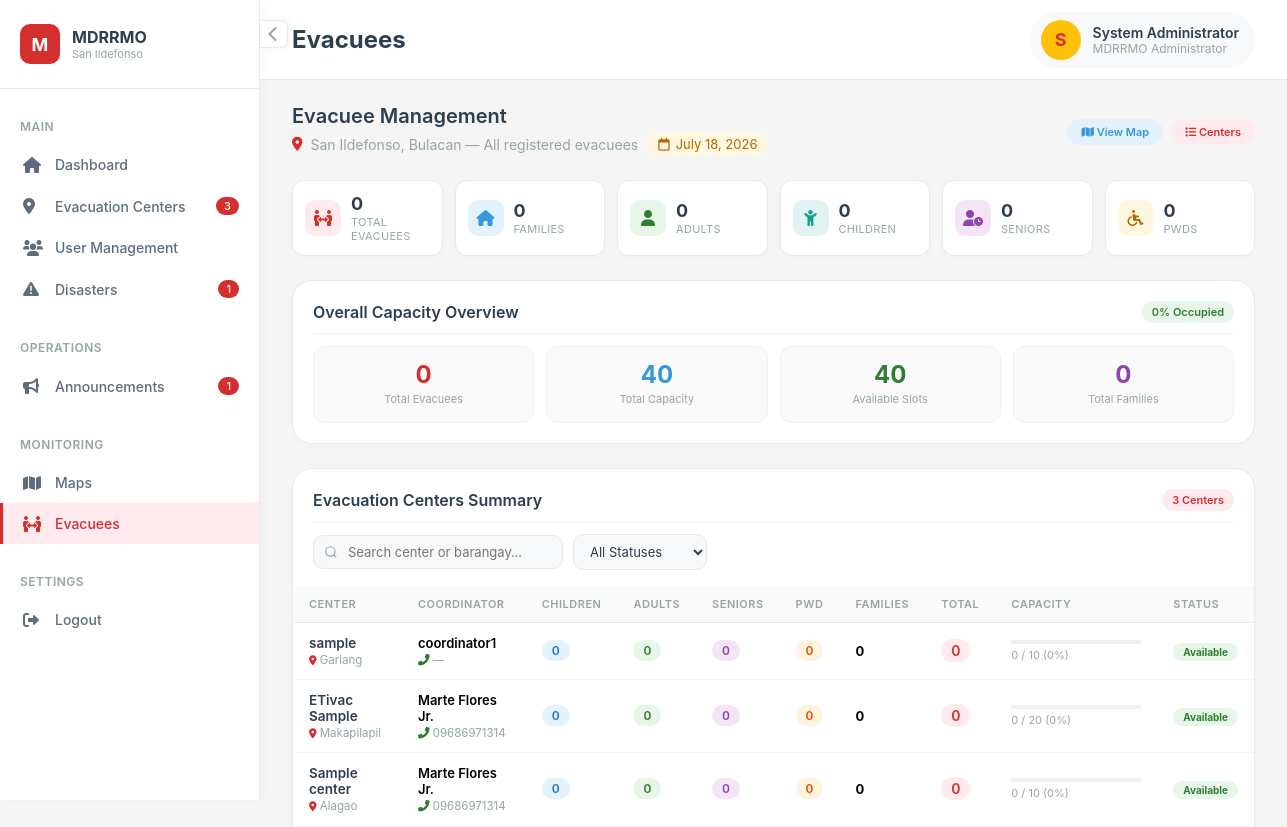
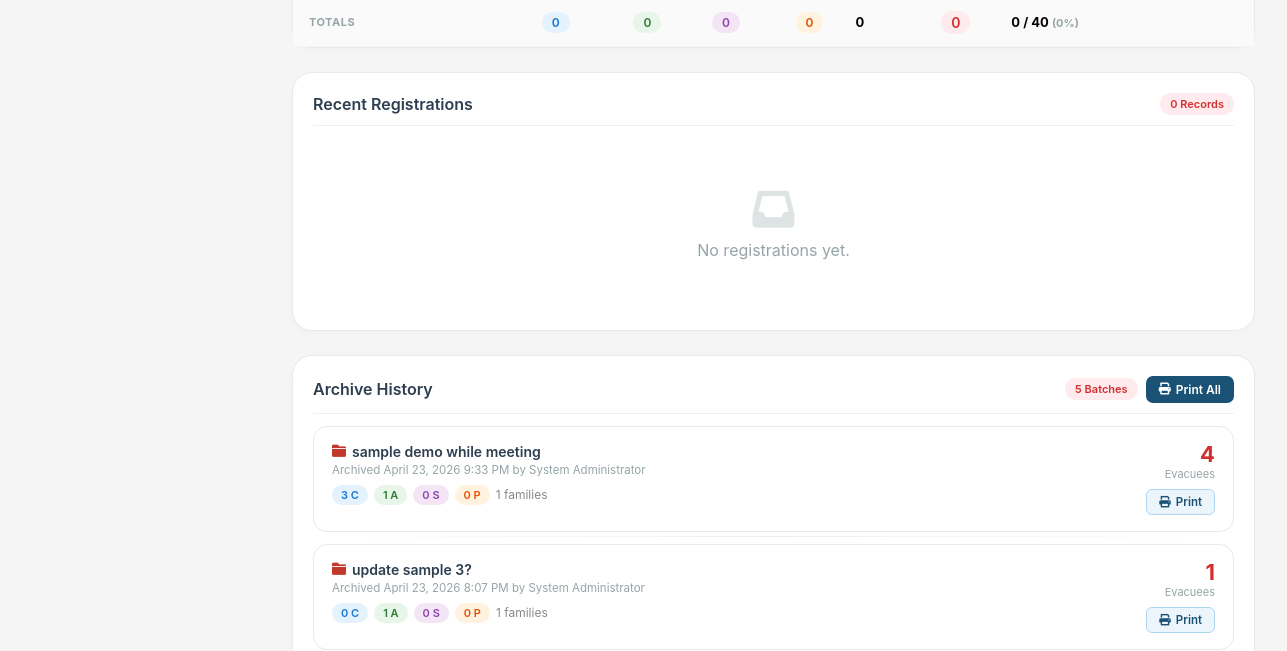
Before: /admin/evacuees.php (signed in, upper part) with the older database file (2 pictures, top to bottom).
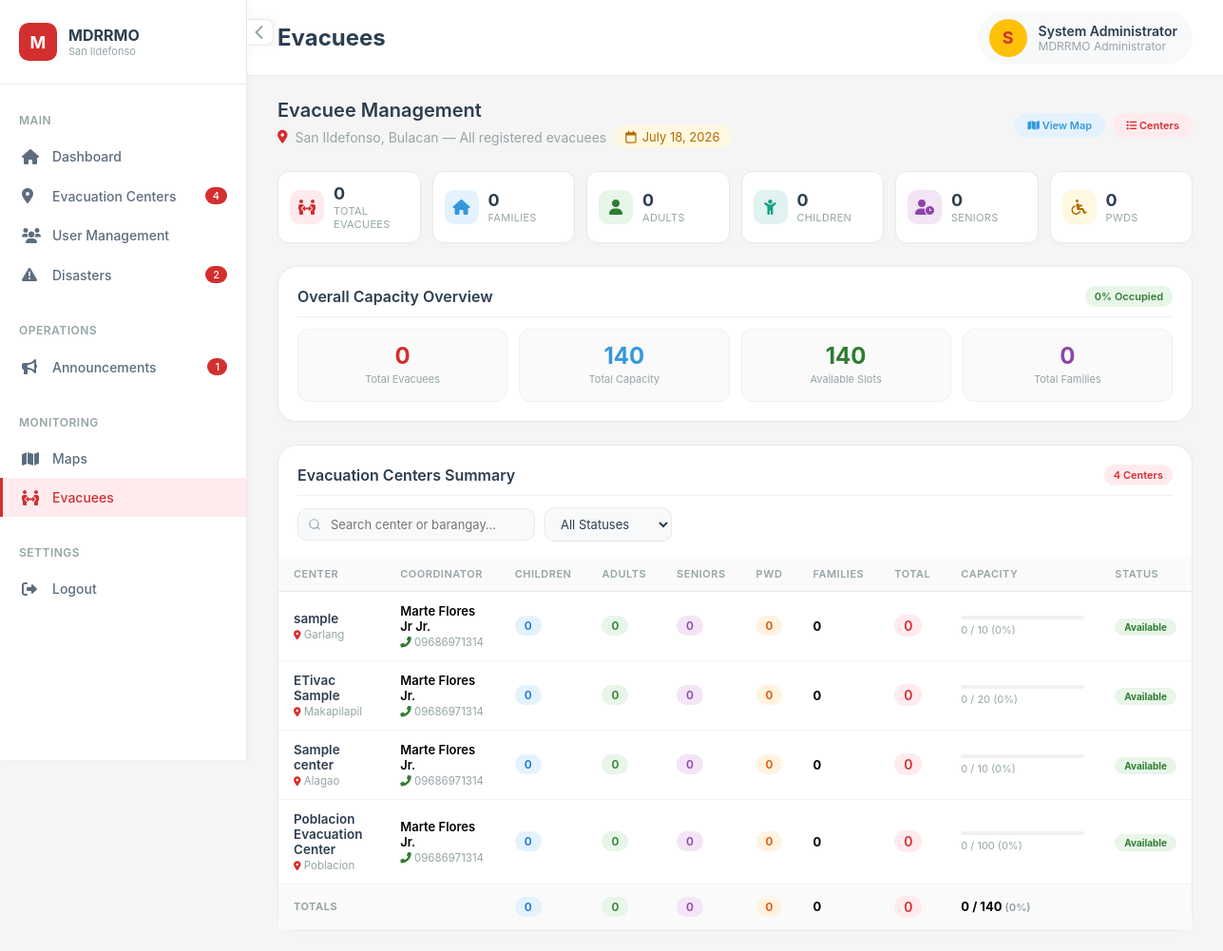
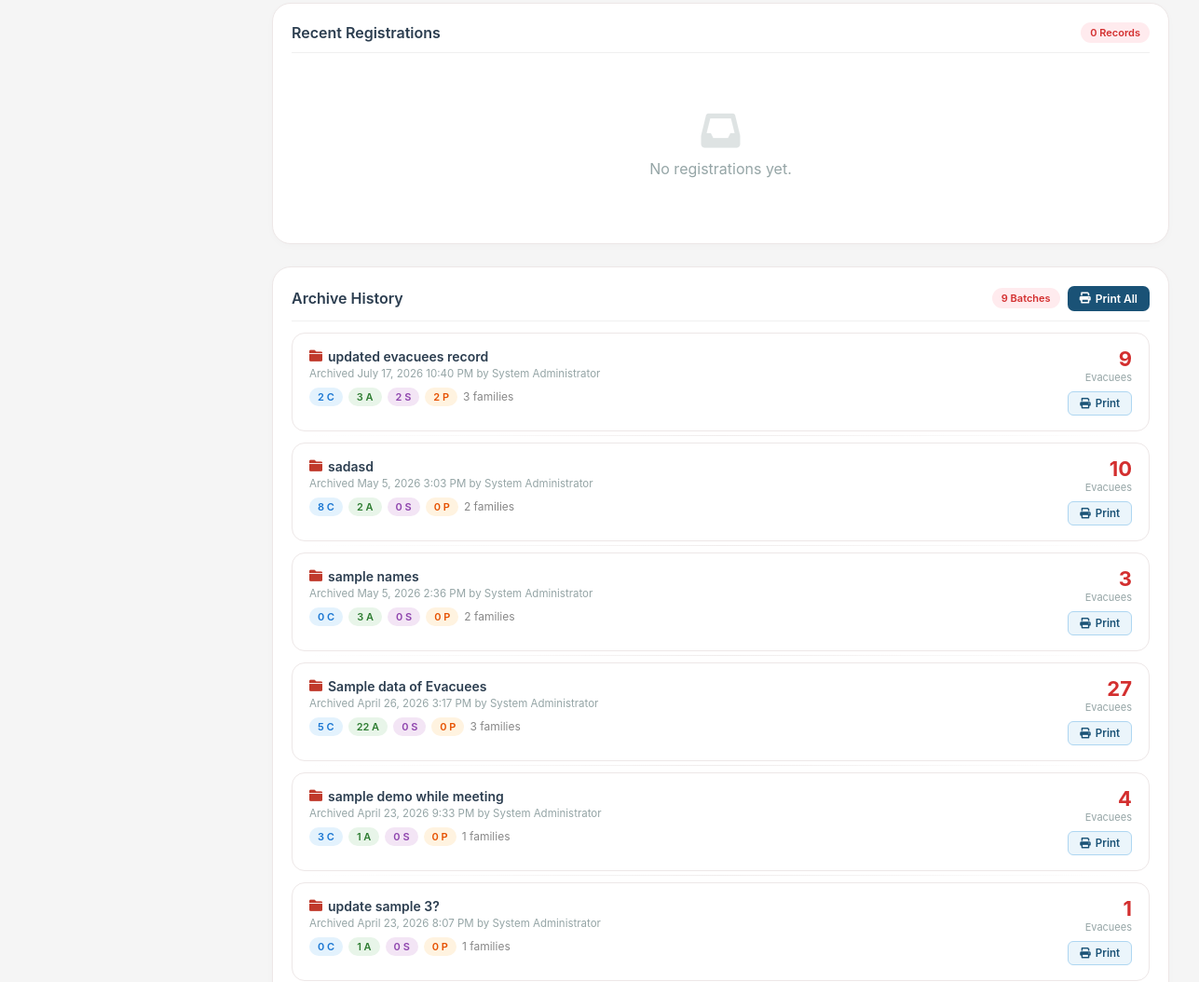
After: the same page with the newer database file (2 pictures, top to bottom).
### tables this page shows
CREATE TABLE `evacuation_centers` (
  `id` int(10) UNSIGNED NOT NULL,
  `name` varchar(150) NOT NULL,
  `barangay_id` int(10) UNSIGNED NOT NULL,
  `address` varchar(255) NOT NULL,
  `lat` decimal(10,7) NOT NULL,
  `lng` decimal(10,7) NOT NULL,
  `max_capacity_people` int(10) UNSIGNED NOT NULL,
  `max_capacity_families` int(10) UNSIGNED DEFAULT 0,
  `status` enum('available','near_capacity','full','temp_shelter','closed') NOT NULL DEFAULT 'available',
  `coordinator_user_id` int(10) UNSIGNED DEFAULT NULL,
  `notes` text DEFAULT NULL,
  `created_at` datetime NOT NULL DEFAULT current_timestamp(),
  `updated_at` datetime NOT NULL DEFAULT current_timestamp() ON UPDATE current_timestamp()
);

CREATE TABLE `barangays` (
  `id` int(10) UNSIGNED NOT NULL,
  `name` varchar(100) NOT NULL,
  `municipality` varchar(100) NOT NULL DEFAULT 'San Ildefonso',
  `province` varchar(100) NOT NULL DEFAULT 'Bulacan',
  `center_lat` decimal(10,7) DEFAULT NULL,
  `center_lng` decimal(10,7) DEFAULT NULL,
  `boundary_polygon` longtext DEFAULT NULL CHECK (json_valid(`boundary_polygon`)),
  `is_active` tinyint(1) NOT NULL DEFAULT 1
);

CREATE TABLE `users` (
  `id` int(10) UNSIGNED NOT NULL,
  `full_name` varchar(150) NOT NULL,
  `first_name` varchar(100) DEFAULT NULL,
  `middle_name` varchar(100) DEFAULT NULL,
  `last_name` varchar(100) DEFAULT NULL,
  `suffix` varchar(10) DEFAULT NULL,
  `email` varchar(150) NOT NULL,
  `contact_number` varchar(20) DEFAULT NULL,
  `password_hash` varchar(255) NOT NULL,
  `role` enum('citizen','admin','coordinator') NOT NULL DEFAULT 'citizen',
  `barangay_id` int(10) UNSIGNED NOT NULL,
  `house_number` varchar(50) NOT NULL,
  `birthday` date DEFAULT NULL,
  `sex` enum('male','female','prefer_not_to_say') DEFAULT NULL,
  `is_email_verified` tinyint(1) NOT NULL DEFAULT 0,
  `otp_code_hash` varchar(255) DEFAULT NULL,
  `otp_expires_at` datetime DEFAULT NULL,
  `device_token` varchar(255) DEFAULT NULL,
  `device_fingerprint` varchar(255) DEFAULT NULL,
  `device_registered_at` datetime DEFAULT NULL,
  `is_device_trusted` tinyint(1) NOT NULL DEFAULT 0,
  `is_active` tinyint(1) NOT NULL DEFAULT 1,
  `created_at` datetime NOT NULL DEFAULT current_timestamp(),
  `updated_at` datetime NOT NULL DEFAULT current_timestamp() ON UPDATE current_timestamp()
);

### admin/evacuees.php (the view, shortened to what the changed rows need)
<?php
$pdo  = db();
$evacSummary = $pdo->query("
    SELECT
        ec.id,
        ec.name          AS center_name,
        b.name           AS barangay_name,
        ec.status,
        ec.max_capacity_people,
        ec.max_capacity_families,
        u.full_name        AS coordinator_name,
        u.contact_number   AS coordinator_contact,
        COALESCE(SUM(er.adults),0)        AS total_adults,
        COALESCE(SUM(er.children),0)      AS total_children,
        COALESCE(SUM(er.seniors),0)       AS total_seniors,
        COALESCE(SUM(er.pwds),0)          AS total_pwds,
        COALESCE(SUM(er.total_members),0) AS total_evacuees,
        COUNT(DISTINCT er.id)             AS total_families
    FROM evacuation_centers ec
    LEFT JOIN barangays b            ON b.id  = ec.barangay_id
    LEFT JOIN users u                ON u.id  = ec.coordinator_user_id
    LEFT JOIN evac_registrations er  ON er.center_id = ec.id
    GROUP BY ec.id
    ORDER BY
        CASE ec.status WHEN 'closed' THEN 1 ELSE 0 END ASC,
        total_evacuees DESC
")->fetchAll();
$archiveBatches = $pdo->query("
    SELECT
        era.archive_label,
        era.disaster_id,
        era.archived_at,
        era.archived_by,
        COUNT(*)              AS total_families,
        SUM(era.total_members)    AS total_evacuees,
        SUM(era.adults)           AS total_adults,
        SUM(era.children)         AS total_children,
        SUM(era.seniors)          AS total_seniors,
        SUM(era.pwds)             AS total_pwds,
        u.full_name           AS archived_by_name
    FROM evac_registrations_archive era
    LEFT JOIN users u ON u.id = era.archived_by
    GROUP BY era.archive_label, era.disaster_id, DATE(era.archived_at), era.archived_by
    ORDER BY era.archived_at DESC
")->fetchAll();
$grandChildren = array_sum(array_column($evacSummary, 'total_children'));
$grandAdults   = array_sum(array_column($evacSummary, 'total_adults'));
$grandSeniors  = array_sum(array_column($evacSummary, 'total_seniors'));
$grandPwds     = array_sum(array_column($evacSummary, 'total_pwds'));
$grandFamilies = array_sum(array_column($evacSummary, 'total_families'));
$grandTotal    = array_sum(array_column($evacSummary, 'total_evacuees'));
$grandCap      = array_sum(array_column($evacSummary, 'max_capacity_people'));
$_badgeCenters       = (int)$pdo->query("SELECT COUNT(*) FROM evacuation_centers")->fetchColumn();
$_badgeOngoing       = (int)$pdo->query("SELECT COUNT(*) FROM disasters WHERE status = 'ongoing'")->fetchColumn();
?>
<!DOCTYPE html>
<html lang="en">
<head>
    <link rel="stylesheet" href="../asset/css/admin_evacuees.css" />
    <link rel="stylesheet" href="https://cdnjs.cloudflare.com/ajax/libs/font-awesome/6.0.0/css/all.min.css" />
</head>
<body>
<div class="app-wrapper">
    <aside class="sidebar" id="sidebar">
        <div class="sidebar-content">
            <div class="sidebar-section">
                <ul class="sidebar-menu">
                    <li><a href="centers.php"   class="sidebar-link"><i class="fas fa-map-marker-alt"></i><span>Evacuation Centers</span><?php if($_badgeCenters > 0): ?><span class="sidebar-badge"><?php echo $_badgeCenters; ?></span><?php endif; ?></a></li>
                    <li><a href="disasters.php" class="sidebar-link"><i class="fas fa-exclamation-triangle"></i><span>Disasters</span><?php if($_badgeOngoing > 0): ?><span class="sidebar-badge"><?php echo $_badgeOngoing; ?></span><?php endif; ?></a></li>
                </ul>
            </div>
        </div>
    </aside>
    <main class="main-content" id="mainContent">
        <div class="top-nav">
            <div class="page-title">
                <h1>Evacuees</h1>
            </div>
        </div>
        <div class="dashboard">
            <div class="welcome-bar">
                <div class="welcome-text">
                    <h2>Evacuee Management</h2>
                </div>
            </div>
            <div class="card">
                <div class="overview-grid">
                    <div class="overview-box">
                        <div class="overview-box-val" style="color:var(--map-blue)"><?php echo number_format($grandCap); ?></div>
                        <div class="overview-box-lbl">Total Capacity</div>
                    </div>
                    <div class="overview-box">
                        <div class="overview-box-val" style="color:var(--map-green)"><?php echo number_format(max(0,$grandCap-$grandTotal)); ?></div>
                        <div class="overview-box-lbl">Available Slots</div>
                    </div>
                </div>
            </div>
            <div class="card">
                <div class="card-header">
                    <h3>Evacuation Centers Summary</h3>
                    <span class="badge"><?php echo count($evacSummary); ?> Centers</span>
                </div>
                <?php if (empty($evacSummary)): ?>
                    <div class="empty-state"><p>No evacuation registrations recorded yet.</p></div>
                <?php else: ?>
                <div class="table-wrap">
                    <table class="data-table" id="centersTable">
                        <thead>
                            <tr>
                                <th>Center</th>
                                <th>Coordinator</th>
                                <th>Children</th>
                                <th>Adults</th>
                                <th>Seniors</th>
                                <th>PWD</th>
                                <th>Families</th>
                                <th>Total</th>
                                <th>Capacity</th>
                                <th>Status</th>
                            </tr>
                        </thead>
                        <tbody>
                        <?php foreach ($evacSummary as $row):
                            $isClosed = ($row['status'] === 'closed');
                            $pct = $row['max_capacity_people'] > 0
                                ? min(round(($row['total_evacuees'] / $row['max_capacity_people']) * 100), 100) : 0;
                            $barColor = '#2E7D32'; $statusLabel = 'Available'; $statusClass = 'st-available';
                        ?>
                        <tr data-status="<?php echo $row['status']; ?>" class="<?php echo $isClosed ? 'row-closed' : ''; ?>">
                            <td>
                                <div class="center-name"><?php echo htmlspecialchars($row['center_name']); ?></div>
                                <div class="center-brgy"><i class="fas fa-map-marker-alt"></i> <?php echo htmlspecialchars($row['barangay_name']); ?></div>
                            </td>
                            <td>
                                <?php if ($row['coordinator_name']): ?>
                                    <div class="coord-name"><?php echo htmlspecialchars($row['coordinator_name']); ?></div>
                                    <div class="coord-contact"><i class="fas fa-phone-alt"></i> <?php echo htmlspecialchars($row['coordinator_contact'] ?? '—'); ?></div>
                                <?php else: ?>
                                    <span style="color:#95A5A6;font-style:italic;font-size:12px">Unassigned</span>
                                <?php endif; ?>
                            </td>
                            <td><span class="chip <?php echo $isClosed ? '' : 'chip-child'; ?>"><?php echo number_format($row['total_children']); ?></span></td>
                            <td><span class="chip <?php echo $isClosed ? '' : 'chip-adult'; ?>"><?php echo number_format($row['total_adults']); ?></span></td>
                            <td><span class="chip <?php echo $isClosed ? '' : 'chip-senior'; ?>"><?php echo number_format($row['total_seniors']); ?></span></td>
                            <td><span class="chip <?php echo $isClosed ? '' : 'chip-pwd'; ?>"><?php echo number_format($row['total_pwds']); ?></span></td>
                            <td><strong><?php echo number_format($row['total_families']); ?></strong></td>
                            <td><span class="chip <?php echo $isClosed ? '' : 'chip-total'; ?>"><?php echo number_format($row['total_evacuees']); ?></span></td>
                            <td>
                                <div class="cap-wrap">
                                    <div class="cap-bar">
                                    </div>
                                    <div class="cap-text"><?php echo number_format($row['total_evacuees']); ?> / <?php echo number_format($row['max_capacity_people']); ?> (<?php echo $pct; ?>%)</div>
                                </div>
                            </td>
                            <td><span class="status-badge <?php echo $statusClass; ?>"><?php echo $statusLabel; ?></span></td>
                        </tr>
                        <?php endforeach; ?>
                        </tbody>
                        <tfoot>
                            <tr>
                                <td colspan="2" style="color:#95A5A6;font-size:11px;text-transform:uppercase;letter-spacing:.5px">Totals</td>
                                <td><span class="chip chip-child"><?php echo number_format($grandChildren); ?></span></td>
                                <td><span class="chip chip-adult"><?php echo number_format($grandAdults); ?></span></td>
                                <td><span class="chip chip-senior"><?php echo number_format($grandSeniors); ?></span></td>
                                <td><span class="chip chip-pwd"><?php echo number_format($grandPwds); ?></span></td>
                                <td><strong><?php echo number_format($grandFamilies); ?></strong></td>
                                <td><span class="chip chip-total"><?php echo number_format($grandTotal); ?></span></td>
                                <td colspan="2">
                                    <strong><?php echo number_format($grandTotal); ?></strong> / <?php echo number_format($grandCap); ?>
                                    <span style="color:#95A5A6;font-size:11px">(<?php echo $grandCap>0?round(($grandTotal/$grandCap)*100):0; ?>%)</span>
                                </td>
                            </tr>
                        </tfoot>
                    </table>
                </div>
                <?php endif; ?>
            </div>
            <div class="card">
                <div class="card-header">
                    <div style="display:flex;gap:8px;align-items:center">
                        <span class="badge"><?php echo count($archiveBatches); ?> Batches</span>
                        <?php if (!empty($archiveBatches)): ?>
                        <button type="button" onclick="window.open('print_archive.php','_blank')"
                                style="padding:6px 13px;background:#1A5276;color:#fff;border:none;border-radius:7px;
                                       font-size:12px;font-weight:600;cursor:pointer;display:inline-flex;
                                       align-items:center;gap:5px">
                            <i class="fas fa-print"></i> Print All
                        </button>
                        <?php endif; ?>
                    </div>
                </div>
                <?php if (empty($archiveBatches)): ?>
                    <div class="empty-state">
                        <i class="fas fa-box-open"></i>
                        <p>No archives yet. Use "Archive &amp; Reset" after a disaster to save records here.</p>
                    </div>
                <?php else: ?>
                    <?php foreach ($archiveBatches as $batch): ?>
                    <div class="archive-batch">
                        <div>
                            <div class="archive-batch-label">
                                <i class="fas fa-folder" style="color:#C0392B;margin-right:6px"></i>
                                <?php echo htmlspecialchars($batch['archive_label']); ?>
                            </div>
                            <div class="archive-batch-meta">
                                Archived <?php echo date('F j, Y g:i A', strtotime($batch['archived_at'])); ?>
                                by <?php echo htmlspecialchars($batch['archived_by_name'] ?? 'Admin'); ?>
                            </div>
                            <div class="archive-batch-demos" style="margin-top:8px">
                                <span class="chip chip-child"><?php echo number_format($batch['total_children']); ?> C</span>
                                <span class="chip chip-adult"><?php echo number_format($batch['total_adults']); ?> A</span>
                                <span class="chip chip-senior"><?php echo number_format($batch['total_seniors']); ?> S</span>
                                <span class="chip chip-pwd"><?php echo number_format($batch['total_pwds']); ?> P</span>
                                <span style="font-size:12px;color:#888"><?php echo number_format($batch['total_families']); ?> families</span>
                            </div>
                        </div>
                        <div style="text-align:right;display:flex;flex-direction:column;align-items:flex-end;gap:8px">
                            <div>
                                <div class="archive-total"><?php echo number_format($batch['total_evacuees']); ?></div>
                                <div class="archive-total-lbl">Evacuees</div>
                            </div>
                            <button type="button"
                                    onclick="window.open('print_archive.php?label=<?php echo urlencode($batch['archive_label']); ?>','_blank')"
                                    style="padding:5px 12px;background:#EBF5FB;color:#1A5276;border:1px solid #AED6F1;
                                           border-radius:6px;font-size:11.5px;font-weight:600;cursor:pointer;
                                           display:inline-flex;align-items:center;gap:5px">
                                <i class="fas fa-print"></i> Print
                            </button>
                        </div>
                    </div>
                    <?php endforeach; ?>
                <?php endif; ?>
            </div>
        </div>
    </main>
</div>
</body>
</html>

Changed rows visible on the page:
changed evacuation_centers "sample": coordinator_user.full_name "coordinator1" → "Marte Flores Jr Jr."; coordinator_user.contact_number "—" → "09686971314"
added evacuation_centers: name "Poblacion Evacuation Center", barangay.name "Poblacion", coordinator_user.full_name "Marte Flores Jr.", coordinator_user.contact_number "09686971314", total_children "0", total_adults "0", total_seniors "0", total_pwds "0", total_families "0", total_evacuees "0", max_capacity_people "100", pct "0", statusLabel "Available"
Other visible differences:
$_badgeCenters: "3" → "4"
$_badgeOngoing: "1" → "2"
$grandCap: "40" → "140"
max(0,$grandCap-$grandTotal): "40" → "140"
count($evacSummary): "3" → "4"
count($archiveBatches): "5" → "9"
new list line: "updated evacuees record Archived July 17, 2026 10:40 PM by System Administrator 2 C 3 A 2 S 2 P 3 families 9 Evacuees Print"
new list line: "sadasd Archived May 5, 2026 3:03 PM by System Administrator 8 C 2 A 0 S 0 P 2 families 10 Evacuees Print"
new list line: "sample names Archived May 5, 2026 2:36 PM by System Administrator 0 C 3 A 0 S 0 P 2 families 3 Evacuees Print"
new list line: "Sample data of Evacuees Archived April 26, 2026 3:17 PM by System Administrator 5 C 22 A 0 S 0 P 3 families 27 Evacuees Print"
